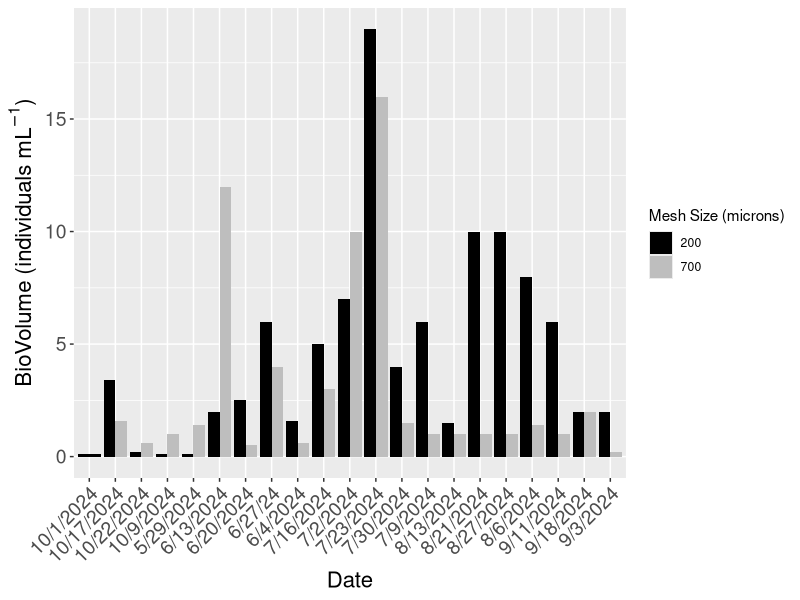
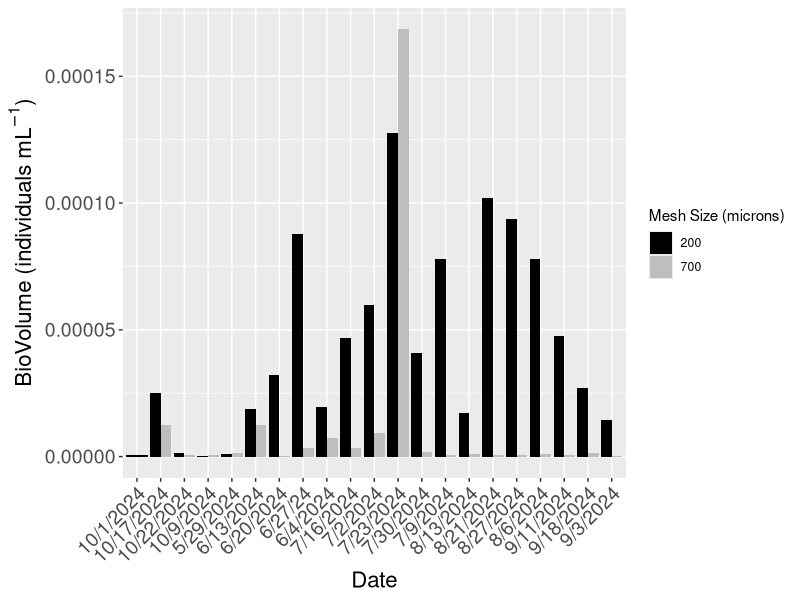

These charts were generated, in order, by the following R code: (Note: this script raises an error after producing the figures.)
## ---- chunk 1
time_series <- read.csv("time_series_final.csv")
time_series
time_series <- na.omit(time_series)
time_series
## ---- chunk 2
time_series_df <- as.data.frame(time_series)
tow <- as.factor(time_series_df$Tow)
## ---- chunk 3
library(ggplot2)
library(dplyr)
## ---- chunk 4
# Use filter to extract specific locations
ram_time_series <- time_series_df %>%
  filter(Site %in% c("Ram"))
ram_time_series_df <- as.data.frame(ram_time_series)
print(ram_time_series_df)
tow <- as.factor(ram_time_series_df$Tow)

## ---- chunk 5
# Create the plot
biovolume_plot <- ggplot(data = ram_time_series_df, aes(x = Date, y = BioVol, fill = tow)) + 
  geom_bar(stat = "identity", position = "dodge") +  # Use dodge for side-by-side bars
  theme(axis.text.x = element_text(angle = 45, hjust = 1, size = 14),  # Rotate x-axis labels for readability and adjust size
    axis.text.y = element_text(size = 14),  # Adjust y-axis text size
    axis.title.x = element_text(size = 16),  # Adjust x-axis title size
    axis.title.y = element_text(size = 16),  # Adjust y-axis title size
    plot.title = element_text(size = 22, hjust = 0.5)) + # Adjust title size and center it)) +  # Rotate x-axis labels for readability
  ylab(expression("BioVolume (individuals" ~ mL^{-1} * ")")) + 
  xlab("Date") +  # Rename axis titles
  labs(fill = "Mesh Size (microns)") +  # Add a title
  scale_fill_manual(values = c("200" = "black", 
                                "700" = "grey"))  # Define custom colors
print(biovolume_plot)  # Show the plot
## ---- chunk 6
# Create the plot
biovolume_plot_filtered <- ggplot(data = ram_time_series_df, aes(x = Date, y = BioVol_Filtered, fill = tow)) + 
  geom_bar(stat = "identity", position = "dodge") +  # Use dodge for side-by-side bars
  theme(axis.text.x = element_text(angle = 45, hjust = 1, size = 14),  # Rotate x-axis labels for readability and adjust size
    axis.text.y = element_text(size = 14),  # Adjust y-axis text size
    axis.title.x = element_text(size = 16),  # Adjust x-axis title size
    axis.title.y = element_text(size = 16),  # Adjust y-axis title size
    plot.title = element_text(size = 22, hjust = 0.5)) + # Adjust title size and center it)) +  # Rotate x-axis labels for readability
  ylab(expression("BioVolume (individuals" ~ mL^{-1} * ")")) + 
  xlab("Date") +  # Rename axis titles
  labs(fill = "Mesh Size (microns)") +  # Add a title
  scale_fill_manual(values = c("200" = "black", 
                                "700" = "grey"))  # Define custom colors
print(biovolume_plot_filtered)  # Show the plot
## ---- chunk 7
# Summarize the data by Species and Count
summary_count_ram <- ram_time_series %>%
  group_by(Species, Tow) %>%
  summarize(total_count = sum(Count), .groups = 'drop') %>%
  arrange(desc(total_count))  # Sort in descending order

# Print the summarized result
print(summary_count_ram)
## ---- chunk 8
count_filtered <- as.numeric(time_series_df$Count_Filtered)
# Summarize the data by Species and Filtered Count
summary_filtered_count_ram <- ram_time_series %>%
  group_by(Species, Tow, Date) %>%
  summarize(total_filtered_count = sum(Count_Filtered), .groups = 'drop') %>%
  arrange(desc(total_filtered_count))  # Sort in descending order

# Print the summarized result
print(summary_filtered_count_ram)
## ---- chunk 9
meso <- read.csv("relative_abundance_ram_meso.csv")
relative_abundance_ram_meso_df <- as.data.frame(relative_abundance_ram_meso)
## ---- chunk 10
tow <- as.factor(relative_abundance_ram_meso_df$Tow)
stacked_bar_plot_ram_200 <- ggplot(relative_abundance_ram_meso_df, aes(x = tow, y = Relative_Abundance, fill = Species)) +
  geom_bar(stat = "identity") +
  labs(x = "Tow (microns)", y = "Relative Abundance") +
  scale_fill_manual(values = c("Centropages_sp" = "#9FE2BF", "Acartia_sp" = "#89CFF0", "Calanus_sp" = "#0000FF", "Evadne_nordmanni" = "#191970", "Paracalanus_sp" = "#0096FF", "Temora_longicornis" = "#00A36C", "Oithona_sp" = "#7393B3", "Podon_polyphemoides" = "#5D3FD3", "Pseudocalanus_sp" = "#4682B4", "Copepod_nauplii" = "#CCCCFF")) +  # Custom colors
  theme_minimal()

print(stacked_bar_plot_ram_200)
## ---- chunk 11
relative_abundance_ram_macro <- read.csv("relative_abundance_ram_macro.csv")
relative_abundance_ram_macro_df <- as.data.frame(relative_abundance_ram_macro)
## ---- chunk 12
tow <- as.factor(relative_abundance_ram_macro_df$Tow)
stacked_bar_plot_ram_700 <- ggplot(relative_abundance_ram_macro_df, aes(x = tow, y = Relative_Abundance, fill = Species)) +
  geom_bar(stat = "identity", width = 0.6) +
  labs(title = "Stacked Bar Graph", x = "Tow (microns)", y = "Relative Abundance") +
  scale_fill_manual(values = c("Centropages_sp" = "#9FE2BF", "Acartia_sp" = "#89CFF0", "Calanus_sp" = "#0000FF", "Evadne_nordmanni" = "#191970", "Paracalanus_sp" = "#0096FF", "Obelia_sp" = "#AAFF00", "Carcinus_maenas" = "#AFE1AF", "Podon_polyphemoides" = "#5D3FD3", "Pseudocalanus_sp" = "#4682B4", "Gammarus_sp" = "#454B1B")) +  # Custom colors
  theme_minimal()

print(stacked_bar_plot_ram_700)
## ---- chunk 13
ram_relative_abundance <- read.csv("ram_relative_abundance.csv")
ram_relative_abundance_df <- as.data.frame(ram_relative_abundance)
## ---- chunk 14
tow <- as.factor(ram_relative_abundance_df$Tow)
stacked_bar_plot_ram <- ggplot(ram_relative_abundance_df, aes(x = tow, y = Relative_Abundance, fill = Species)) +
  geom_bar(stat = "identity", width = 0.5) +
  labs(x = "Tow (microns)", y = "Relative Abundance (%)") +
  scale_fill_manual(values = c("Centropages_sp" = "#9FE2BF", "Acartia_sp" = "#89CFF0", "Calanus_sp" = "#0000FF", "Evadne_nordmanni" = "#191970", "Paracalanus_sp" = "#0096FF", "Obelia_sp" = "#AAFF00", "Carcinus_maenas" = "#008080", "Podon_polyphemoides" = "#5D3FD3", "Pseudocalanus_sp" = "#4682B4", "Gammarus_sp" = "#454B1B", "Oithona_sp" = "#7393B3", "Temora_longicornis" = "#00A36C", "Copepod_nauplii" = "#CCCCFF")) +  # Custom colors
  theme_minimal()

print(stacked_bar_plot_ram)
## ---- chunk 15
tow <- as.factor(ram_relative_abundance_df$Tow)
stacked_bar_plot_ram_filtered <- ggplot(ram_relative_abundance_df, aes(x = tow, y = Relative_Abundance_Filtered, fill = Species)) +
  geom_bar(stat = "identity", width = 0.5) +
  labs(x = "Tow (microns)", y = "Relative Abundance (%)") +
  scale_fill_manual(values = c("Centropages_sp" = "#9FE2BF", "Acartia_sp" = "#89CFF0", "Calanus_sp" = "#0000FF", "Evadne_nordmanni" = "#191970", "Paracalanus_sp" = "#0096FF", "Obelia_sp" = "#AAFF00", "Carcinus_maenas" = "#008080", "Podon_polyphemoides" = "#5D3FD3", "Pseudocalanus_sp" = "#4682B4", "Gammarus_sp" = "#454B1B", "Oithona_sp" = "#7393B3", "Temora_longicornis" = "#00A36C", "Copepod_nauplii" = "#CCCCFF")) +  # Custom colors
  theme_minimal()

print(stacked_bar_plot_ram_filtered)
## ---- chunk 16
# Summarize the data by Species and Count
summary_date_count_ram <- ram_time_series %>%
  group_by(Species, Tow, Date) %>%
  summarize(total_count = sum(Count), .groups = 'drop') %>%
  arrange(desc(total_count))  # Sort in descending order

# Print the summarized result
print(summary_date_count_ram)
## ---- chunk 17

ram_sorted_date_count <- summary_date_count_ram %>%
  filter(Species %in% c("Acartia_sp", "Calanus_sp", "Evadne_nordmanni", "Paracalanus_sp", "Obelia_sp", "Carcinus_maenas", "Podon_polyphemoides", "Pseudocalanus_sp", "Gammarus_sp", "Oithona_sp", "Temora_longicornis", "Copepod_nauplii", "Centropages_sp"))

date_count_ram_df <- as.data.frame(ram_sorted_date_count)

# Create the line graph
line_graph <- ggplot(data = date_count_ram_df, aes(x = Date, y = total_count, color = Species, group = Species)) +
  geom_line(size = 0.9) +  # Add lines
  geom_point() + # Optionally add points at data points
  theme(axis.text.x = element_text(angle = 45, hjust = 1)) +  # Rotate x-axis labels for readability
  ylab("Count") + xlab("Date") +  # Rename axis titles
  scale_color_manual(values = c(
    "Acartia_sp" = "#89CFF0", "Calanus_sp" = "#0000FF", "Evadne_nordmanni" = "#191970", "Paracalanus_sp" = "#0096FF", "Obelia_sp" = "#AAFF00", "Carcinus_maenas" = "#008080", "Podon_polyphemoides" = "#5D3FD3", "Pseudocalanus_sp" = "#4682B4", "Gammarus_sp" = "#454B1B", "Oithona_sp" = "#7393B3", "Temora_longicornis" = "#00A36C", "Copepod_nauplii" = "#CCCCFF", "Centropages_sp" = "#9FE2BF"
  )) +  # Define colors for each species
  labs(title = "Count of Top Zooplankton Species Over Date")  # Add a title if desired

print(line_graph)  # Show the plot
## ---- chunk 18

meso_ram_sorted_date_count <- summary_date_count_ram %>%
  filter(Species %in% c("Acartia_sp", "Calanus_sp", "Evadne_nordmanni", "Paracalanus_sp", "Podon_polyphemoides", "Pseudocalanus_sp", "Oithona_sp", "Temora_longicornis", "Copepod_nauplii", "Centropages_sp"), Tow %in% c("200"))

meso_date_count_ram_df <- as.data.frame(meso_ram_sorted_date_count)

# Create the line graph
meso_line_graph <- ggplot(data = meso_date_count_ram_df, aes(x = Date, y = total_count, color = Species, group = Species)) +
  geom_line(size = 0.9) +  # Add lines
  geom_point() + # Optionally add points at data points
  theme(
    axis.text.x = element_text(angle = 45, hjust = 1, size = 12),  # Adjust x-axis text size
    axis.text.y = element_text(size = 14),  # Adjust y-axis text size
    axis.title.x = element_text(size = 16),  # Adjust x-axis title size
    axis.title.y = element_text(size = 16),   # Adjust y-axis title size
    plot.title = element_text(size = 22, hjust = 0.5)
  ) + 
  ylab(expression("Count (individuals" ~ m^{-3} * ")")) + xlab("Date") +  # Rename axis titles
  scale_color_manual(values = c(
    "Acartia_sp" = "#89CFF0", "Calanus_sp" = "#0000FF", "Evadne_nordmanni" = "#191970", "Paracalanus_sp" = "#0096FF", "Podon_polyphemoides" = "#5D3FD3", "Pseudocalanus_sp" = "#4682B4", "Oithona_sp" = "#7393B3", "Temora_longicornis" = "#00A36C", "Copepod_nauplii" = "#CCCCFF", "Centropages_sp" = "#9FE2BF"
  )) +  # Define colors for each species
  labs()  # Add a title if desired

print(meso_line_graph)  # Show the plot
## ---- chunk 19

macro_ram_sorted_date_count <- summary_date_count_ram %>%
  filter(Species %in% c("Acartia_sp", "Calanus_sp", "Evadne_nordmanni", "Paracalanus_sp", "Obelia_sp", "Carcinus_maenas", "Podon_polyphemoides", "Pseudocalanus_sp", "Gammarus_sp", "Centropages_sp"), Tow %in% c("700"))

macro_date_count_ram_df <- as.data.frame(macro_ram_sorted_date_count)

# Create the line graph
macro_line_graph <- ggplot(data = macro_date_count_ram_df, aes(x = Date, y = total_count, color = Species, group = Species)) +
  geom_line(size = 0.9) +  # Add lines
  geom_point() + # Optionally add points at data points
  theme(
    axis.text.x = element_text(angle = 45, hjust = 1, size = 12),  # Adjust x-axis text size
    axis.text.y = element_text(size = 14),  # Adjust y-axis text size
    axis.title.x = element_text(size = 16),  # Adjust x-axis title size
    axis.title.y = element_text(size = 16),   # Adjust y-axis title size
    plot.title = element_text(size = 22, hjust = 0.5)
  ) + 
  ylab(expression("BioVolume (individuals" ~ mL^{-1} * ")")) + xlab("Date") +  # Rename axis titles
  scale_color_manual(values = c(
    "Acartia_sp" = "#89CFF0", "Calanus_sp" = "#0000FF", "Evadne_nordmanni" = "#191970", "Paracalanus_sp" = "#0096FF", "Obelia_sp" = "#50C878", "Carcinus_maenas" = "#008080", "Podon_polyphemoides" = "#5D3FD3", "Pseudocalanus_sp" = "#4682B4", "Gammarus_sp" = "#454B1B", "Centropages_sp" = "#9FE2BF"
  )) +  # Define colors for each species
  labs()  # Add a title if desired

print(macro_line_graph)  # Show the plot
## ---- chunk 20
month_biovol <- read.csv("month_biovol.csv")
month_biovol
## ---- chunk 21
meso_biovol <- month_biovol %>%
  filter(Tow %in% c("200"))
month <- as.factor(meso_biovol$Month)
biovol_filtered <- as.numeric(meso_biovol$Filtered_BioVol)
meso_aov <- aov(BioVol ~ month, data = meso_biovol)
summary(meso_aov)
TukeyHSD(meso_aov)
## ---- chunk 22
t.test(meso_biovol$BioVol)
## ---- chunk 23
macro_biovol <- month_biovol %>%
  filter(Tow %in% c("700"))
month <- as.factor(macro_biovol$Month)
biovol_filtered <- as.numeric(macro_biovol$Filtered_BioVol)
macro_aov <- aov(biovol ~ month, data=macro_biovol, var.equal=TRUE)
summary(macro_aov)
TukeyHSD(macro_aov)
## ---- chunk 24
t.test(macro_biovol$BioVol)
## ---- chunk 25

macro_ram_sorted_date_count <- summary_date_count_ram %>%
  filter(Species %in% c("Acartia_sp", "Calanus_sp", "Evadne_nordmanni", "Paracalanus_sp", "Obelia_sp", "Carcinus_maenas", "Podon_polyphemoides", "Pseudocalanus_sp", "Gammarus_sp", "Centropages_sp"), Tow %in% c("700"))

macro_date_count_ram_df <- as.data.frame(macro_ram_sorted_date_count)

# Create the line graph
macro_line_graph <- ggplot(data = macro_date_count_ram_df, aes(x = Date, y = total_count, color = Species, group = Species)) +
  geom_line(size = 0.9) +  # Add lines
  geom_point() + # Optionally add points at data points
  theme(
    axis.text.x = element_text(angle = 45, hjust = 1, size = 12),  # Adjust x-axis text size
    axis.text.y = element_text(size = 14),  # Adjust y-axis text size
    axis.title.x = element_text(size = 16),  # Adjust x-axis title size
    axis.title.y = element_text(size = 16),   # Adjust y-axis title size
    plot.title = element_text(size = 22, hjust = 0.5)
  ) + 
  ylab(expression("BioVolume (individuals" ~ mL^{-1} * ")")) + xlab("Date") +  # Rename axis titles
  scale_color_manual(values = c(
    "Acartia_sp" = "#89CFF0", "Calanus_sp" = "#0000FF", "Evadne_nordmanni" = "#191970", "Paracalanus_sp" = "#0096FF", "Obelia_sp" = "#50C878", "Carcinus_maenas" = "#008080", "Podon_polyphemoides" = "#5D3FD3", "Pseudocalanus_sp" = "#4682B4", "Gammarus_sp" = "#454B1B", "Centropages_sp" = "#9FE2BF"
  )) +  # Define colors for each species
  labs()  # Add a title if desired

print(macro_line_graph)  # Show the plot
## ---- chunk 26

meso_ram_sorted_date_count_filtered <- summary_filtered_count_ram %>%
  filter(Species %in% c("Acartia_sp", "Calanus_sp", "Evadne_nordmanni", "Paracalanus_sp", "Podon_polyphemoides", "Pseudocalanus_sp", "Oithona_sp", "Temora_longicornis", "Copepod_nauplii", "Centropages_sp"), Tow %in% c("200"))

meso_date_count_ram_filtered_df <- as.data.frame(meso_ram_sorted_date_count_filtered)

# Create the line graph
meso_line_graph_filtered <- ggplot(data = meso_date_count_ram_filtered_df, aes(x = Date, y = total_filtered_count, color = Species, group = Species)) +
  geom_line(size = 0.9) +  # Add lines
  geom_point() + # Optionally add points at data points
  theme(
    axis.text.x = element_text(angle = 45, hjust = 1, size = 12),  # Adjust x-axis text size
    axis.text.y = element_text(size = 14),  # Adjust y-axis text size
    axis.title.x = element_text(size = 16),  # Adjust x-axis title size
    axis.title.y = element_text(size = 16),   # Adjust y-axis title size
    plot.title = element_text(size = 22, hjust = 0.5)
  ) + 
  ylab(expression("Count (individuals" ~ m^{-3} * ")")) + xlab("Date") +  # Rename axis titles
  scale_color_manual(values = c(
    "Acartia_sp" = "#89CFF0", "Calanus_sp" = "#0000FF", "Evadne_nordmanni" = "#191970", "Paracalanus_sp" = "#0096FF", "Podon_polyphemoides" = "#5D3FD3", "Pseudocalanus_sp" = "#4682B4", "Oithona_sp" = "#7393B3", "Temora_longicornis" = "#00A36C", "Copepod_nauplii" = "#CCCCFF", "Centropages_sp" = "#9FE2BF"
  )) +  # Define colors for each species
  labs()  # Add a title if desired

print(meso_line_graph_filtered)  # Show the plot
## ---- chunk 27

macro_ram_sorted_date_count_filtered <- summary_filtered_count_ram %>%
  filter(Species %in% c("Acartia_sp", "Calanus_sp", "Evadne_nordmanni", "Paracalanus_sp", "Obelia_sp", "Carcinus_maenas", "Podon_polyphemoides", "Pseudocalanus_sp", "Gammarus_sp", "Centropages_sp"), Tow %in% c("700"))

macro_date_count_ram_filtered_df <- as.data.frame(macro_ram_sorted_date_count_filtered)

# Create the line graph
macro_line_graph_filtered <- ggplot(data = macro_date_count_ram_filtered_df, aes(x = Date, y = total_filtered_count, color = Species, group = Species)) +
  geom_line(size = 0.9) +  # Add lines
  geom_point() + # Optionally add points at data points
  theme(
    axis.text.x = element_text(angle = 45, hjust = 1, size = 12),  # Adjust x-axis text size
    axis.text.y = element_text(size = 14),  # Adjust y-axis text size
    axis.title.x = element_text(size = 16),  # Adjust x-axis title size
    axis.title.y = element_text(size = 16),   # Adjust y-axis title size
    plot.title = element_text(size = 22, hjust = 0.5)
  ) + 
  ylab(expression("BioVolume (individuals" ~ mL^{-1} * ")")) + xlab("Date") +  # Rename axis titles
  scale_color_manual(values = c(
    "Acartia_sp" = "#89CFF0", "Calanus_sp" = "#0000FF", "Evadne_nordmanni" = "#191970", "Paracalanus_sp" = "#0096FF", "Obelia_sp" = "#50C878", "Carcinus_maenas" = "#008080", "Podon_polyphemoides" = "#5D3FD3", "Pseudocalanus_sp" = "#4682B4", "Gammarus_sp" = "#454B1B", "Centropages_sp" = "#9FE2BF"
  )) +  # Define colors for each species
  labs()  # Add a title if desired

print(macro_line_graph_filtered)  # Show the plot
